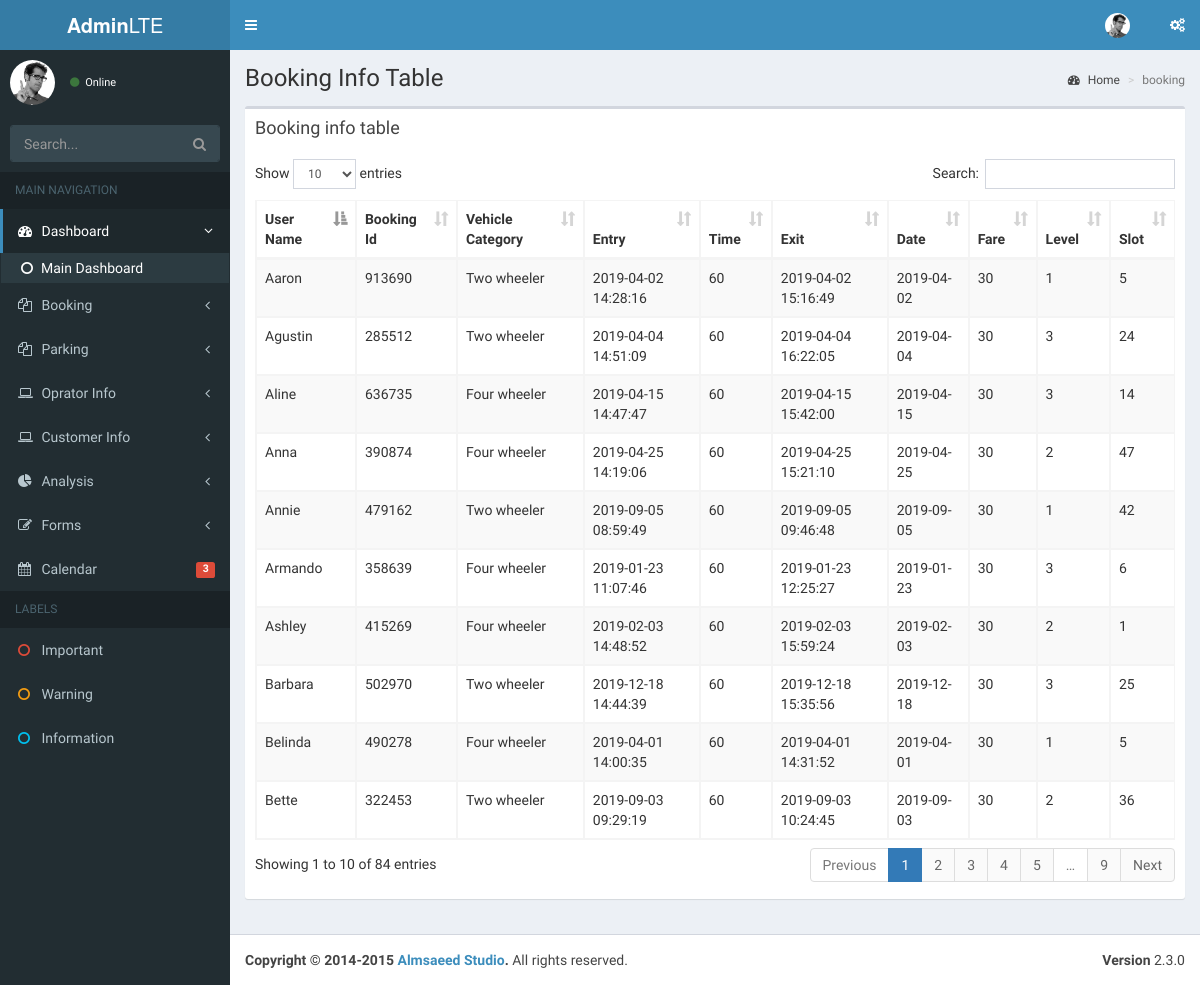
/park/booking.php, run on the app's committed database.
### tables this page shows
CREATE TABLE `Booking` (
  `username` varchar(15) NOT NULL,
  `booking_id` int(10) NOT NULL,
  `vehicle_category` varchar(20) NOT NULL,
  `entry_time` timestamp NOT NULL DEFAULT CURRENT_TIMESTAMP ON UPDATE CURRENT_TIMESTAMP,
  `parking_time` int(5) NOT NULL,
  `exit_time` timestamp NOT NULL DEFAULT '0000-00-00 00:00:00',
  `date` date NOT NULL,
  `total_fare` int(10) NOT NULL,
  `level_number` int(5) NOT NULL,
  `slot_number` int(5) NOT NULL,
  `OTP` int(6) NOT NULL
);

### park/booking.php (the view, shortened to what this page needs)
<?php
   include_once("../config/config.php");
?>
<!DOCTYPE html>
<html>
  <head>
    <link rel="stylesheet" href="bootstrap/css/bootstrap.min.css">
    <link rel="stylesheet" href="https://maxcdn.bootstrapcdn.com/font-awesome/4.4.0/css/font-awesome.min.css">
    <link rel="stylesheet" href="https://code.ionicframework.com/ionicons/2.0.1/css/ionicons.min.css">
    <link rel="stylesheet" href="plugins/datatables/dataTables.bootstrap.css">
    <link rel="stylesheet" href="dist/css/AdminLTE.min.css">
    <link rel="stylesheet" href="dist/css/skins/_all-skins.min.css">
  </head>
  <body class="hold-transition skin-blue sidebar-mini">
    <div class="wrapper">
      <header class="main-header">
        <a href="../../index2.html" class="logo">
          <span class="logo-lg"><b>Admin</b>LTE</span>
        </a>
        <nav class="navbar navbar-static-top" role="navigation">
          <a href="#" class="sidebar-toggle" data-toggle="offcanvas" role="button">
          </a>
          <div class="navbar-custom-menu">
            <ul class="nav navbar-nav">
              <li class="dropdown user user-menu">
                <a href="#" class="dropdown-toggle" data-toggle="dropdown">
                  <img src="dist/img/user2-160x160.jpg" class="user-image" alt="User Image">
                </a>
              </li>
              <li>
                <a href="#" data-toggle="control-sidebar"><i class="fa fa-gears"></i></a>
              </li>
            </ul>
          </div>
        </nav>
      </header>
      <aside class="main-sidebar">
        <section class="sidebar">
          <div class="user-panel">
            <div class="pull-left image">
              <img src="dist/img/user2-160x160.jpg" class="img-circle" alt="User Image">
            </div>
            <div class="pull-left info">
              <a href="#"><i class="fa fa-circle text-success"></i> Online</a>
            </div>
          </div>
          <form action="#" method="get" class="sidebar-form">
            <div class="input-group">
              <input type="text" name="q" class="form-control" placeholder="Search...">
              <span class="input-group-btn">
                <button type="submit" name="search" id="search-btn" class="btn btn-flat"><i class="fa fa-search"></i></button>
              </span>
            </div>
          </form>
          <ul class="sidebar-menu">
            <li class="header">MAIN NAVIGATION</li>
            <li class="active treeview">
              <a href="#">
                <i class="fa fa-dashboard"></i> <span>Dashboard</span> <i class="fa fa-angle-left pull-right"></i>
              </a>
              <ul class="treeview-menu">
                <li class="active"><a href="index2.html"><i class="fa fa-circle-o"></i>Main Dashboard</a></li>
              </ul>
            </li>
            <li class="treeview">
              <a href="#">
                <i class="fa fa-files-o"></i>
                <span>Booking</span><i class="fa fa-angle-left pull-right"></i>
              </a>
            </li>
            <li class="treeview">
              <a href="#">
                <i class="fa fa-files-o"></i>
                <span>Parking</span><i class="fa fa-angle-left pull-right"></i>
              </a>
            </li>
            <li>
            <li class="treeview">
              <a href="#">
                <i class="fa fa-laptop"></i>
                <span>Oprator Info</span>
                <i class="fa fa-angle-left pull-right"></i>
              </a>
            </li>
            <li class="treeview">
              <a href="#">
                <i class="fa fa-laptop"></i>
                <span>Customer Info</span>
                <i class="fa fa-angle-left pull-right"></i>
              </a>
            </li>
            <li class="treeview">
              <a href="#">
                <i class="fa fa-pie-chart"></i>
                <span>Analysis</span>
                <i class="fa fa-angle-left pull-right"></i>
              </a>
            </li>
            <li class="treeview">
              <a href="#">
                <i class="fa fa-edit"></i> <span>Forms</span>
                <i class="fa fa-angle-left pull-right"></i>
              </a>
            </li>
            <li>
              <a href="pages/calendar.html">
                <i class="fa fa-calendar"></i> <span>Calendar</span>
                <small class="label pull-right bg-red">3</small>
              </a>
            </li>
            <li class="header">LABELS</li>
            <li><a href="#"><i class="fa fa-circle-o text-red"></i> <span>Important</span></a></li>
            <li><a href="#"><i class="fa fa-circle-o text-yellow"></i> <span>Warning</span></a></li>
            <li><a href="#"><i class="fa fa-circle-o text-aqua"></i> <span>Information</span></a></li>
          </ul>
        </section>
      </aside>
      <div class="content-wrapper">
        <section class="content-header">
          <h1>
            Booking Info Table
          </h1>
          <ol class="breadcrumb">
            <li><a href="#"><i class="fa fa-dashboard"></i> Home</a></li>
            <li class="active">booking</li>
          </ol>
        </section>
        <section class="content">
          <div class="row">
            <div class="col-xs-12">
              <div class="box">
                <div class="box-header">
                  <h3 class="box-title">Booking info table</h3>
                </div>
                <div class="box-body">
                  <table id="example1" class="table table-bordered table-striped">
                    <thead>
                      <tr>
                        <th>User Name</th>
                        <th>Booking Id</th>
                        <th>Vehicle Category</th>
                        <th>Entry</th>
                        <th>Time</th>
                        <th>Exit</th>
                        <th>Date</th>
                        <th>Fare</th>
                        <th>Level</th>
                        <th>Slot</th>
                      </tr>
                    </thead>
                    <tbody>
                      <?php
                        $query="select * from booking";
                        $result=mysqli_query($con,$query);
                        while($row=mysqli_fetch_array($result)){
                        echo '
                          <tr>
                            <td>'.$row['username'].'</td>
                            <td>'.$row['booking_id'].'</td>
                            <td>'.$row['vehicle_category'].'</td>
                            <td>'.$row['entry_time'].'</td>
                            <td>'.$row['parking_time'].'</td>
                            <td>'.$row['exit_time'].'</td>
                            <td>'.$row['date'].'</td>
                            <td>'.$row['total_fare'].'</td>
                            <td>'.$row['level_number'].'</td>
                            <td>'.$row['slot_number'].'</td>
                          </tr>
                        ';
                        }
                      ?>
                    </tbody>
                  </table>
                </div>
              </div>
            </div>
          </div>
        </section>
      </div>
      <footer class="main-footer">
        <div class="pull-right hidden-xs">
          <b>Version</b> 2.3.0
        </div>
        <strong>Copyright &copy; 2014-2015 <a href="http://almsaeedstudio.com">Almsaeed Studio</a>.</strong> All rights reserved.
      </footer>
    </div>
  </body>
</html>

### data on the page
booking: username "Aaron", booking "913690", vehicle_category "Two wheeler", entry_time "2019-04-02 14:28:16", parking_time "60", exit_time "2019-04-02 15:16:49", date "2019-04-02", total_fare "30", level_number "1", slot_number "5"
booking: username "Agustin", booking "285512", vehicle_category "Two wheeler", entry_time "2019-04-04 14:51:09", parking_time "60", exit_time "2019-04-04 16:22:05", date "2019-04-04", total_fare "30", level_number "3", slot_number "24"
booking: username "Aline", booking "636735", vehicle_category "Four wheeler", entry_time "2019-04-15 14:47:47", parking_time "60", exit_time "2019-04-15 15:42:00", date "2019-04-15", total_fare "30", level_number "3", slot_number "14"
booking: username "Anna", booking "390874", vehicle_category "Four wheeler", entry_time "2019-04-25 14:19:06", parking_time "60", exit_time "2019-04-25 15:21:10", date "2019-04-25", total_fare "30", level_number "2", slot_number "47"
booking: username "Annie", booking "479162", vehicle_category "Two wheeler", entry_time "2019-09-05 08:59:49", parking_time "60", exit_time "2019-09-05 09:46:48", date "2019-09-05", total_fare "30", level_number "1", slot_number "42"
booking: username "Armando", booking "358639", vehicle_category "Four wheeler", entry_time "2019-01-23 11:07:46", parking_time "60", exit_time "2019-01-23 12:25:27", date "2019-01-23", total_fare "30", level_number "3", slot_number "6"
booking: username "Ashley", booking "415269", vehicle_category "Four wheeler", entry_time "2019-02-03 14:48:52", parking_time "60", exit_time "2019-02-03 15:59:24", date "2019-02-03", total_fare "30", level_number "2", slot_number "1"
booking: username "Barbara", booking "502970", vehicle_category "Two wheeler", entry_time "2019-12-18 14:44:39", parking_time "60", exit_time "2019-12-18 15:35:56", date "2019-12-18", total_fare "30", level_number "3", slot_number "25"
booking: username "Belinda", booking "490278", vehicle_category "Four wheeler", entry_time "2019-04-01 14:00:35", parking_time "60", exit_time "2019-04-01 14:31:52", date "2019-04-01", total_fare "30", level_number "1", slot_number "5"
booking: username "Bette", booking "322453", vehicle_category "Two wheeler", entry_time "2019-09-03 09:29:19", parking_time "60", exit_time "2019-09-03 10:24:45", date "2019-09-03", total_fare "30", level_number "2", slot_number "36"
